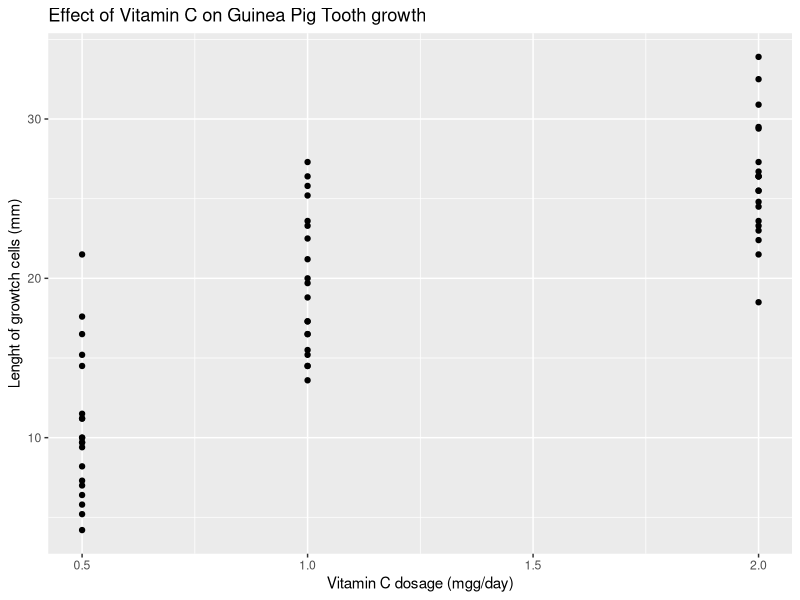
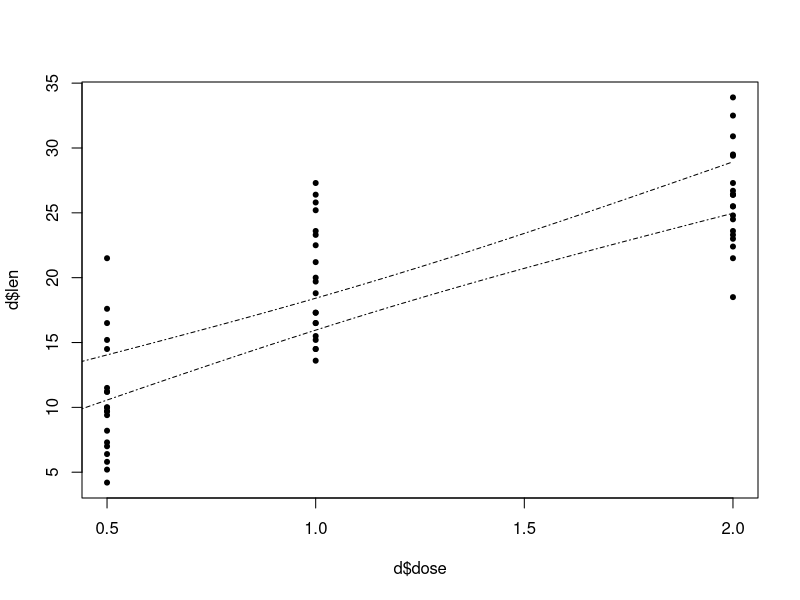
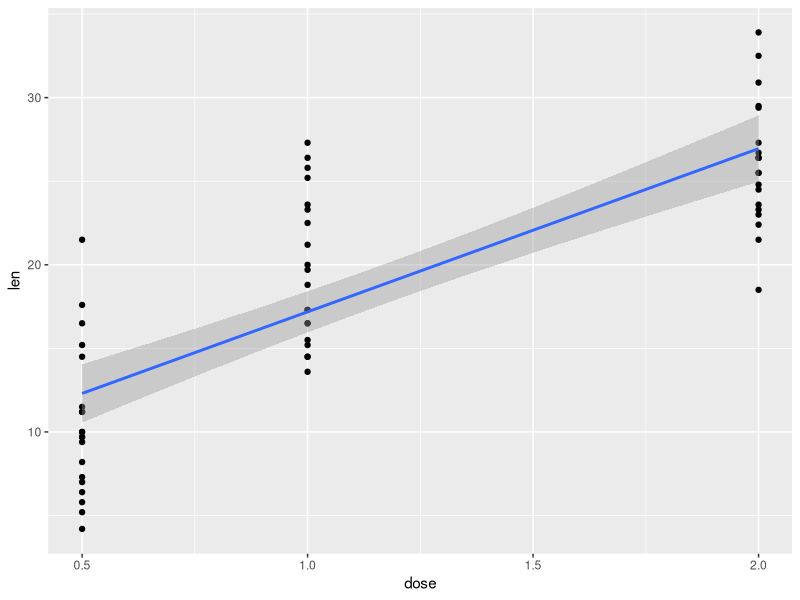
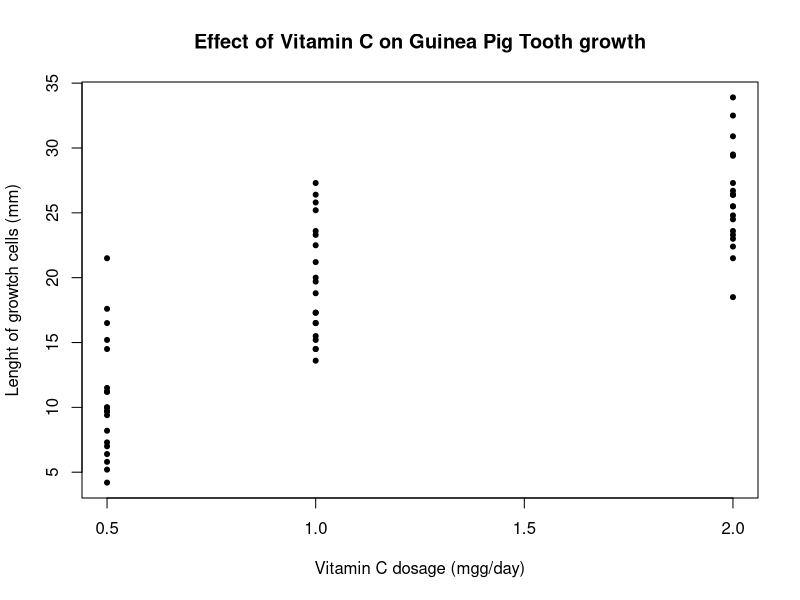

These figures' R source, in order:
###################################
###################################
########                   ########
########   Data Science 1  ########
########       Lab 7       ######## 
########   5th Dec. 2023   ########
########                   ########
###################################
###################################


# Lets load up the dataset 'ToothGrowth', which shows the result
# of an experiment looking at the effect of vitamin C on tooth growth
# in guinea pigs
library("ggplot2")
library(tidyverse)
data('ToothGrowth')
?ToothGrowth
d <- ToothGrowth
view(d)

# 1.1
# Plot the tooth growth against the dose of vitamin C given
ggplot(data=d , mapping=aes(x=dose , y=len))+geom_point()+
xlab("Vitamin C dosage (mgg/day)") + ylab(label="Lenght of growtch cells (mm)")+
labs(title = "Effect of Vitamin C on Guinea Pig Tooth growth")
png(filename="plott.png")
plot(d$dose , d$len , pch=20  , xlab="Vitamin C dosage (mgg/day)" , 
ylab="Lenght of growtch cells (mm)"  , main="Effect of Vitamin C on Guinea Pig Tooth growth")   #the 2 ways of ploting
dev.off()
# 1.2 Run a linear regression exploring the association between vitamin C
# and tooth growth in Guinea pigs.
tooth_growth_vc<-lm(len ~ dose,data=d)
tooth_growth_vc
# 1.3 Which variable did you use as your outcome variable? Why?

#We used tooth growth as the outcome because the hypothesis is that totth growth is causally affected by the dosage of vitaminc C


# 1.4 Interpret the estimates for the intercept and the slope of the regression line

summary(tooth_growth_vc)
#the estimate for the intercept is 7.4mm.This means that the predicted tooth length
#Of a Guinea pig that was NOT given any VC is 7.4mm
#The estimate of the slope is 9.8mm.


# 1.5 Extract the 96 % confidence intervals for the slope and the intercepts and interpret them

confint(tooth_growth_vc , level=0.99)

#We have 96% CONFIDENCE that the true value of the intercept is between 4.8 and 10.1mm , and that the
#true value of the effect of 1mg/day of VC is between 7.8mm and 11.8mm.

#In 96% of samples we would expect the true value of the intercept and slope to fall 
#within our confidence intervals

# 1.6 Interpret the p-values of the slope and intercept estimates. 
summary(tooth_growth_vc)

# Th probabilty of seeing a slope as steep as the one we've observed(a number as extreme as 9.76)
# if the true slope was 0 is 10^(-14)
mean(d$len)
#we can say therefore that we reject the null hypothesis that VC affects tooth growth in Guinea pigs
m<-(29.55997+24.8662)/2
m
# 1.7 What is the connection between the confidence intervals and the p-values? 


#IF an x% confidence interval doesnt contain 0 , then the p-value for that estimate will be 
#significant at the (1-x)% level.

#E.G if a 97% CI doesn't contain 0 , the p-value will be smaller than 0.03
# If a 95% confidence interval does contain 0, the p-value will be greater than 0.05.


# 1.8 Using the function predict() calculate the estimate and confidence interval for the predicted rate of tooth growth when the prescribed dose is 1mg/day

new_data<-data.frame(dose=1.2)
new_data
predict(tooth_growth_vc  , newdata=new_data , interval="confidence" , level=0.95)
7.4225 + 9.7636*1.2 #

# 1.9 Now get the confidence intervals for all possible values of the dosage between 0 and 2 mg/day, spaced out 0.01 mg/day from each other
new_data<-data.frame(dose=seq(0 , 2 ,  0.01))
predictions<-as.data.frame(predict(tooth_growth_vc  , newdata=new_data , interval="confidence" , level=0.95))
# 1.10 plot the predicted values, upper, and lower confidence intervals as lines on the data
plot(d$dose , d$len , pch=20)
lines(new_data$dose  , predictions$upr , lty="dotdash" )
lines(new_data$dose  , predictions$lwr , lty="dotdash" )

# 1.11 Compare this to using geom_smooth(method=lm) using ggplot2

ggplot(d , aes(dose,len))+
geom_point() +
geom_smooth(method='lm' )


#####################
####    Loops    ####
#####################

# Loops are algorithms that repeat a procedure over and over until they are instructed to stop.
# There are two main kinds:
# FOR loops iterate over a predetermined set (vector, list, etc)
fruits <- c('apple','banana', 'pineapple','mango','orange')
for(i in fruits){
  print(paste('My favourite fruit is',i,sep=': '))
}

useless_function <- function(n){
  for (i in 1:n){
    print(paste0(i,'. This number is: ', c('even','odd')[i%%2 +1]))
  }
}
useless_function(7)

### 2.1 
data(iris)
iris
# Write a for loop that iterates over the column names of the iris dataset and print each together with the number of characters in the column name in parenthesis. Example output: Sepal.Length (12). To get the number of characters use the function nchar().

for ( i in colnames(iris)){
  print(paste0(i , '(' , nchar(i) , ')' ))
}

# Next, WHILE loops continue to loop until the boolean statment in the defining parentheses, e.g.


i=1
x=1
while ( x<1e7){
  x<-x*i
  i<-i+1

}
  print(i)


### 2.2 How many numbers do you need in the sequence 1*2*3*4*5*... before the product exceeds 10 million?
# Use a while loop to get the answer


